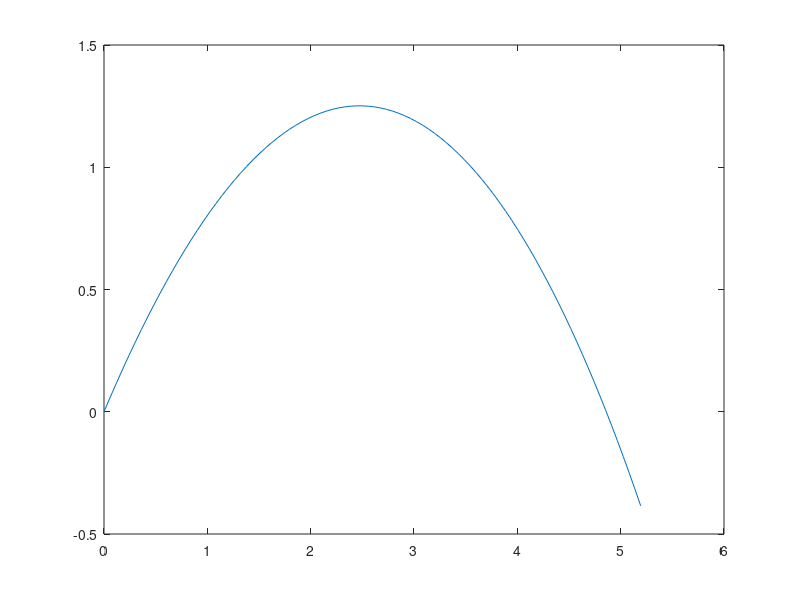

The MATLAB script that drew this image:
g=9.81;
r=0.02;
A=pi*r^2;
Cd=0.47;
rho=1.225;
m=0.025;
V_0=5;
U_0=V_0;
Vt=sqrt((2*m*g)/(Cd*rho*A));
t=linspace(0,1.2);
V=Vt.*((V_0-Vt*tan(g*t/Vt))./(Vt+V_0.*tan(g.*t./Vt)));
x=(Vt^2/g).*log((Vt^2+g*U_0*t)./Vt^2);
y=(Vt^2/(2*g))*log((V_0^2+Vt^2)./(V.^2+Vt^2));
h=-0.405;
y_d=linspace(0,0);

for i=1:100
   if y(i)>h
    y_d(i)=y(i);
   else 
       y_d(i)=NaN;
   end
end
    plot(x,y_d)
    
    Vmax=7.65
    Vmin=4.08
